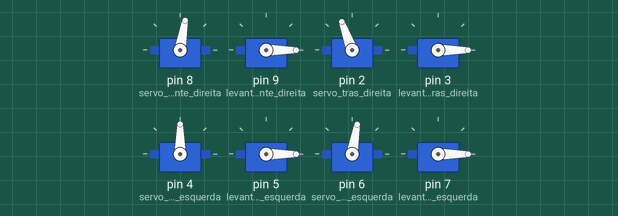
This sketch was run on a simulated Arduino Uno, built with avr-gcc and run on an emulated ATmega328P. On the bench: 8 × servo.

Above: at 1.55 s.
At 2.1 s:
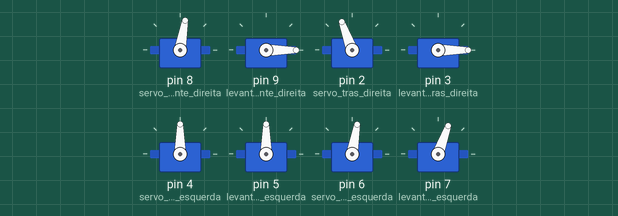
At 2.7 s:
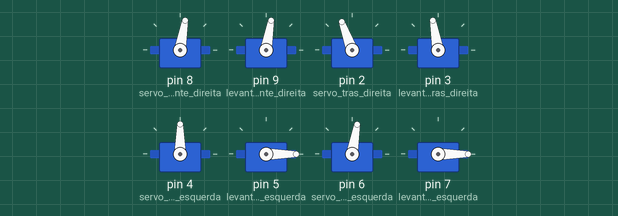
Timing chart, 0 to 4.5 s (numbered marks = the images above):
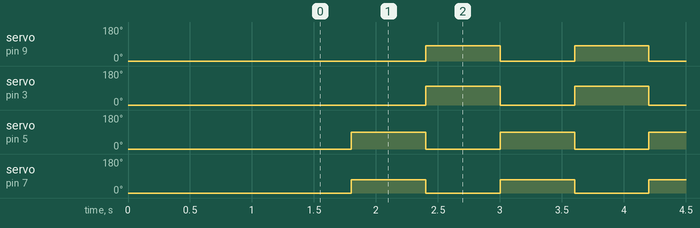

Measured:
- by itself, servo on pin 9 (levanta_frente_direita): alternates 80° for 0.60 s and 0° for 0.60 s
- by itself, servo on pin 3 (levanta_tras_direita): alternates 100° for 0.60 s and 0° for 0.60 s
- by itself, servo on pin 5 (levanta_tras_esquerda): alternates 90° for 0.60 s and 0° for 0.60 s
- by itself, servo on pin 7 (levanta_frente_esquerda): alternates 70° for 0.60 s and 0° for 0.60 s

The sketch:

DANCAR.ino
```cpp
#include <Servo.h>

//definição dos servos
Servo servo_frente_direita;
Servo levanta_frente_direita;
Servo servo_tras_direita;
Servo levanta_tras_direita;
Servo servo_tras_esquerda;
Servo levanta_tras_esquerda;
Servo servo_frente_esquerda;
Servo levanta_frente_esquerda;

void setup() {
  //ativação dos servos motores
  servo_frente_direita.attach(8);
  levanta_frente_direita.attach(9);
  servo_tras_direita.attach(2);
  levanta_tras_direita.attach(3);
  servo_tras_esquerda.attach(4);
  levanta_tras_esquerda.attach(5);
  servo_frente_esquerda.attach(6);
  levanta_frente_esquerda.attach(7);


  //movimentação para posição inicial de cada servo

  //posições iniciais dos servos 8/9/2/3
  servo_frente_direita.write(80);
  levanta_frente_direita.write(0);

  servo_tras_direita.write(110);
  levanta_tras_direita.write(0);

  //posições iniciais dos servos 6/7/4/5
  servo_frente_esquerda.write(80);
  levanta_frente_esquerda.write(0);

  servo_tras_esquerda.write(90);
  levanta_tras_esquerda.write(0);
  delay(1500);

}

void loop(){

  delay(300);

  levanta_frente_direita.write(0);
  levanta_tras_direita.write(0);

  levanta_frente_esquerda.write(70);
  levanta_tras_esquerda.write(90);

  delay(600);

  levanta_frente_direita.write(80);
  levanta_tras_direita.write(100);

  levanta_frente_esquerda.write(0);
  levanta_tras_esquerda.write(0);

  delay(300);

}
```
